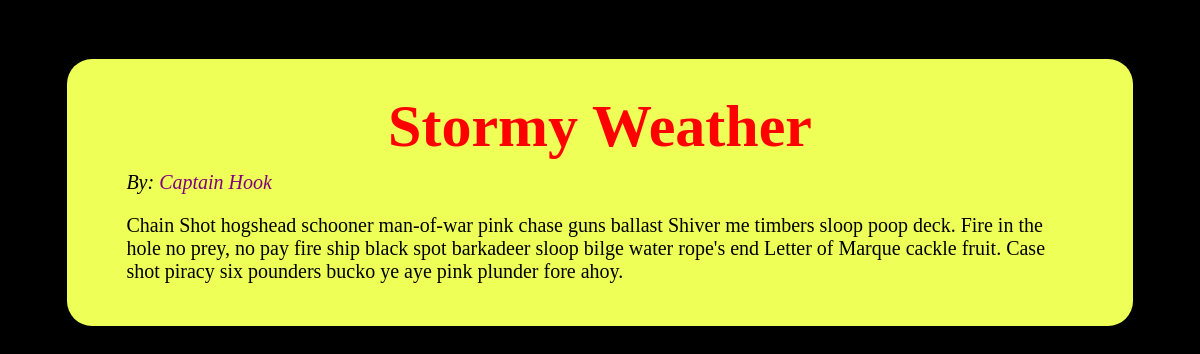
Page /article.php?id=3 on the committed database.
### tables this page shows
CREATE TABLE `articles` (
  `id` int(11) NOT NULL AUTO_INCREMENT,
  `title` varchar(255) DEFAULT NULL,
  `author_id` int(11) DEFAULT NULL,
  `body` longtext,
  PRIMARY KEY (`id`)
);

CREATE TABLE `authors` (
  `author_id` int(11) NOT NULL AUTO_INCREMENT,
  `author_name` varchar(255) DEFAULT NULL,
  `author_email_address` varchar(255) DEFAULT NULL,
  PRIMARY KEY (`author_id`)
);

### article.php (the view, shortened to what this page needs)
<?php
$id = $_GET['id'];
$result = mysql_query('SELECT articles.id, articles.title, articles.author_id, authors.author_name, authors.author_email_address, articles.body ' .
  'FROM articles LEFT JOIN authors ON articles.author_id = authors.author_id ' .
  'WHERE id = ' . $id);
$row = mysql_fetch_array($result);
?>
<!DOCTYPE html>
<html>
  <head>
    <link rel="stylesheet" type="text/css" href="style.css" />
  </head>
  <body>
    <?php
      print '<article>';
      print '<h1>' . $row['title']  . '</h1>';
      print '<em>By: <a href="mailto: ' . $row['author_email_address']  . ' ">' . $row['author_name'] . '</a></em>';
      print '<p>' . $row['body'] . '</p>';
      print '</article>';
    ?>
  </body>
</html>

### style.css (style rules this page uses)
html { background-color: black; color: white; font-size: 125%; font-family: "Book Antiqua"; }
h1 { color: red; font-size: 300%; font-weight: bold; text-align: center; margin: 1%; }
article { margin: 5% 5% 10%; padding: 2% 5%; color: black; background-color: #EEFF57; border-radius: 25px; }
a { text-decoration: none; color: purple; }

### rows in the picture
articles: title "Stormy Weather", author.author_name "Captain Hook", body "Chain Shot hogshead schooner man-of-war pink chase guns ballast Shiver me timbers sloop poop deck. Fire in the hole no prey, no pay fire ship black spot barkadeer sloop bilge water rope's end Letter of Marque cackle fruit. Case shot piracy six pounders bucko ye aye pink plunder fore ahoy."
